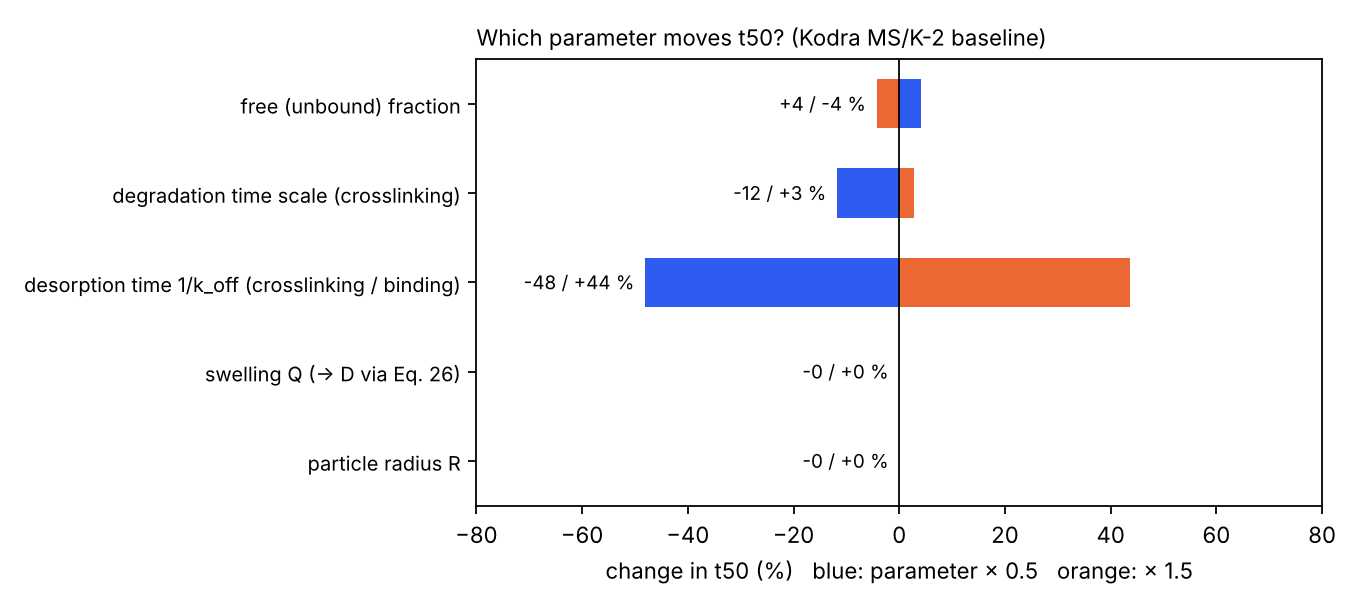

This figure's Python source:
# One-at-a-time sensitivity of t50 and of release at 3 h around Kodra MS/K-2 (all inputs measured), +-50 % per parameter
import numpy as np, json
from design_map import simulate, t_at
H = 3600.0
Dw, rs = 7.58e-6, 4.86
def eq26(Q): return min(rs * Q**-0.75 * np.exp(-1 / (Q - 1)), 1.0)
base = dict(R_um=7.5 * (1 + 1.35 * 17.0)**(1/3), Q=1 + 1.35 * 13.45, tau_b_h=1 / (2.68e-5 * 1.58) / H, tau_g_scale=1.0, f_free=0.05)
def run(p):
    D = Dw * eq26(p["Q"]); tauD = (p["R_um"] * 1e-4)**2 / (np.pi**2 * D)
    g = lambda s: float(np.interp(s / p["tau_g_scale"], np.array([0, 1, 3, 6, 24]) * H, [1, .96, .94, .899, 0]))
    t = np.linspace(10, 24 * H, 2000); f, sh = simulate(t, p["f_free"], p["tau_b_h"] * H, tauD, g)
    return t_at(t, f) / H, float(np.interp(3 * H, t, f)), tauD
t50b, f3b, tauDb = run(base); rows = []
labels = {"R_um": "particle radius R", "Q": "swelling Q (-> D via Eq. 26)", "tau_b_h": "desorption time 1/k_off (crosslinking / binding)",
          "tau_g_scale": "degradation time scale (crosslinking)", "f_free": "free (unbound) fraction"}
for k in base:
    for fac in (0.5, 1.5):
        p = dict(base); p[k] = base[k] * fac if k != "Q" else 1 + (base[k] - 1) * fac
        t50, f3, _ = run(p); rows.append(dict(parameter=labels[k], factor=fac, t50_h=round(t50, 2), dt50_pct=round(100 * (t50 / t50b - 1), 1), release_3h=round(100 * f3, 1)))
print(f"baseline: t50 = {t50b:.2f} h, release at 3 h = {100*f3b:.1f} %, diffusion time R^2/(pi^2 D) = {tauDb:.2f} s")
for r in rows: print(r)
json.dump(dict(baseline=dict(t50_h=t50b, rel3h=f3b, tauD_s=tauDb), rows=rows), open("sensitivity.json", "w"), indent=1)
import matplotlib; matplotlib.use("Agg"); import matplotlib.pyplot as plt
fig, ax = plt.subplots(figsize=(8.5, 3.8)); names = list(labels.values())
for i, k in enumerate(base):
    lo = [r for r in rows if r["parameter"] == labels[k] and r["factor"] == 0.5][0]["dt50_pct"]
    hi = [r for r in rows if r["parameter"] == labels[k] and r["factor"] == 1.5][0]["dt50_pct"]
    ax.barh(i, lo, color="#2F5CF0", height=.55); ax.barh(i, hi, color="#EB6834", height=.55)
    ax.text(min(lo, hi) - 2, i, f"{lo:+.0f} / {hi:+.0f} %", va="center", ha="right", fontsize=8.5)
ax.set_yticks(range(len(names))); ax.set_yticklabels(names, fontsize=9); ax.axvline(0, color="k", lw=.8)
ax.set_xlabel("change in t50 (%)   blue: parameter × 0.5   orange: × 1.5"); ax.set_xlim(-80, 80)
ax.set_title("Which parameter moves t50? (Kodra MS/K-2 baseline)", loc="left", fontsize=10)
fig.tight_layout(); fig.savefig("sensitivity.png", dpi=160)
